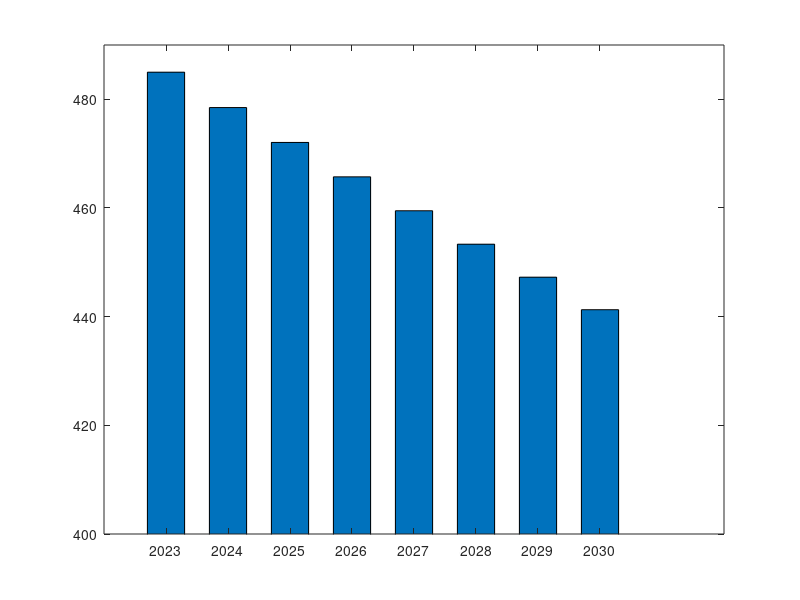

MATLAB code to generate this figure: (Note: this script raises an error after producing the figure.)
%% Electrolyzer cost with size
% ko = 301.04; k = 11603; a = 0.649; b = -27.33; 
% vo = 2020; q = logspace(3,6); v=2025;
% capex_fitted = 1.*(ko + (k./q).*(q.^a)).*(v./vo).^b;
% 
% semilogx(q,capex_fitted, LineWidth=1.5)
% grid on
% 
% xlim([0,max(q)])
% ylim([0, max(capex_fitted) + 178]);
% 
% xticks([10^3 10^4 10^5 10^6])
% xticklabels({'1 MW','10 MW','100 MW','1 GW'})
% 
% xlabel('Electrolyzer Installed Capacity',FontWeight='bold');
% ylabel('Cost of Electrolyzer ($/KW)',FontWeight='bold');
% title('Electrolyzer Cost with Size',FontWeight='bold');

%% Electrolyzer Cost with year
ko = 301.04; k = 11603; a = 0.649; b = -27.33; 
vo = 2020; q = 100000; v=2023:1:2030;
capex_fitted = 1.*(ko + (k./q).*(q.^a)).*(v./vo).^b;

bar(v,capex_fitted, 0.6)

% xlim([0,max(v)])
ylim([400, max(capex_fitted)+5]);

xlabel('Year',FontWeight='bold');
ylabel('Cost of Electrolyzer ($/KW)',FontWeight='bold');
title('100 MW Electrolyzer Cost with Year',FontWeight='bold');